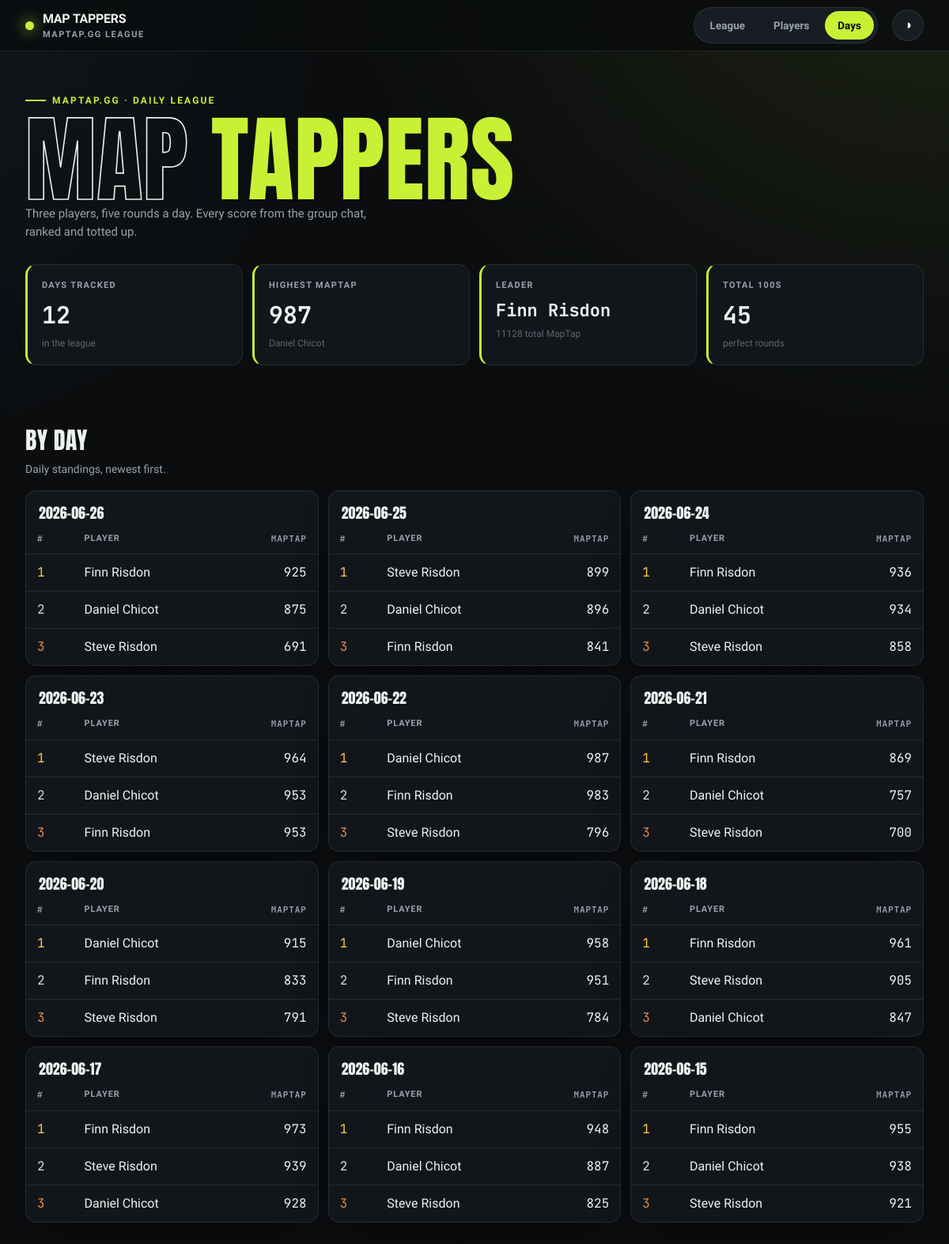
The page /days on the database its author committed.
### tables this page shows
CREATE TABLE entries (
    id INTEGER PRIMARY KEY,
    player TEXT NOT NULL,
    game_date TEXT NOT NULL,
    maptap_score INTEGER NOT NULL,
    UNIQUE (player, game_date)
);

### src/maptap/app.py (the view)
@app.get("/days", response_class=HTMLResponse)
def days(request: Request):
    with closing(_conn()) as conn:
        context = {"days": daily_leaderboard(conn), "stats": hero_stats(conn), "active": "days"}
    return templates.TemplateResponse(request, "days.html", context)

### src/maptap/templates/days.html (shortened to what this page needs)
{% extends "base.html" %}
{% block content %}
<h2 class="section-head">By day</h2>
<p class="section-sub">Daily standings, newest first.</p>
<div class="day-grid">
    {% for day in days %}
    <div class="panel table-card">
        <table>
            <caption>{{ day.game_date }}</caption>
            <thead>
                <tr><th class="num">#</th><th class="txt">Player</th><th class="num">MapTap</th></tr>
            </thead>
            <tbody>
                {% for s in day.standings %}
                <tr>
                    <td class="num medal-{{ s.position }}">{{ s.position }}</td>
                    <td class="txt">{{ s.player }}</td>
                    <td class="num">{{ s.maptap_score }}</td>
                </tr>
                {% endfor %}
            </tbody>
        </table>
    </div>
    {% endfor %}
</div>
{% endblock %}

### src/maptap/templates/base.html (shortened to what this page needs)
<!DOCTYPE html>
<html lang="en-GB" data-theme="dark">
<head>
    <link rel="stylesheet" href="/static/styles.css">
</head>
<body>
    <nav class="nav">
        <div class="wrap nav-inner">
            <div class="brand">
                <span class="dot"></span>
                <span>MAP&nbsp;TAPPERS<small>maptap.gg league</small></span>
            </div>
            <div class="tabs">
                <a class="tab {{ 'active' if active == 'league' else '' }}" href="/">League</a>
                <a class="tab {{ 'active' if active == 'players' else '' }}" href="/players">Players</a>
                <a class="tab {{ 'active' if active == 'days' else '' }}" href="/days">Days</a>
            </div>
            <button class="theme-btn" id="themeBtn" title="Toggle theme" aria-label="Toggle theme">◑</button>
        </div>
    </nav>
    <header class="hero">
        <div class="wrap">
            <span class="hero-tag">maptap.gg · daily league</span>
            <h1><span class="out">Map</span> <span class="em">Tappers</span></h1>
            <p class="hero-sub">Three players, five rounds a day. Every score from the group chat, ranked and totted up.</p>
            <div class="stat-row">
                <div class="stat">
                    <div class="label">Days tracked</div>
                    <div class="value">{{ stats.days_tracked }}</div>
                    <div class="sub">in the league</div>
                </div>
                <div class="stat">
                    <div class="label">Highest MapTap</div>
                    <div class="value">{{ stats.highest_maptap if stats.highest_maptap is not none else '—' }}</div>
                    <div class="sub">{{ stats.highest_maptap_player or '—' }}</div>
                </div>
                <div class="stat">
                    <div class="label">Leader</div>
                    <div class="value" style="font-size:22px">{{ stats.leader or '—' }}</div>
                    <div class="sub">{{ stats.leader_total if stats.leader_total is not none else '—' }} total MapTap</div>
                </div>
                <div class="stat">
                    <div class="label">Total 100s</div>
                    <div class="value">{{ stats.total_hundreds }}</div>
                    <div class="sub">perfect rounds</div>
                </div>
            </div>
        </div>
    </header>
    <main class="wrap">
        {% block content %}{% endblock %}
    </main>
</body>
</html>

### rows shown on the page
entries: maptap_score "987", player "Daniel Chicot", game_date "2026-06-22", position "1"
entries: game_date "2026-06-26", position "1", player "Finn Risdon", maptap_score "925"
entries: position "2", player "Daniel Chicot", maptap_score "875"
entries: position "3", player "Steve Risdon", maptap_score "691"
entries: game_date "2026-06-25", position "1", player "Steve Risdon", maptap_score "899"
entries: position "2", player "Daniel Chicot", maptap_score "896"
entries: position "3", player "Finn Risdon", maptap_score "841"
entries: game_date "2026-06-24", position "1", player "Finn Risdon", maptap_score "936"
entries: position "2", player "Daniel Chicot", maptap_score "934"
entries: position "3", player "Steve Risdon", maptap_score "858"
entries: game_date "2026-06-23", position "1", player "Steve Risdon", maptap_score "964"
entries: position "2", player "Daniel Chicot", maptap_score "953"
entries: position "3", player "Finn Risdon", maptap_score "953"
entries: position "2", player "Finn Risdon", maptap_score "983"
entries: position "3", player "Steve Risdon", maptap_score "796"
entries: game_date "2026-06-21", position "1", player "Finn Risdon", maptap_score "869"
entries: position "2", player "Daniel Chicot", maptap_score "757"
entries: position "3", player "Steve Risdon", maptap_score "700"
entries: game_date "2026-06-20", position "1", player "Daniel Chicot", maptap_score "915"
entries: position "2", player "Finn Risdon", maptap_score "833"
entries: position "3", player "Steve Risdon", maptap_score "791"
entries: game_date "2026-06-19", position "1", player "Daniel Chicot", maptap_score "958"
entries: position "2", player "Finn Risdon", maptap_score "951"
entries: position "3", player "Steve Risdon", maptap_score "784"
entries: game_date "2026-06-18", position "1", player "Finn Risdon", maptap_score "961"
entries: position "2", player "Steve Risdon", maptap_score "905"
entries: position "3", player "Daniel Chicot", maptap_score "847"
entries: game_date "2026-06-17", position "1", player "Finn Risdon", maptap_score "973"
entries: position "2", player "Steve Risdon", maptap_score "939"
entries: position "3", player "Daniel Chicot", maptap_score "928"
entries: game_date "2026-06-16", position "1", player "Finn Risdon", maptap_score "948"
entries: position "2", player "Daniel Chicot", maptap_score "887"
entries: position "3", player "Steve Risdon", maptap_score "825"
entries: game_date "2026-06-15", position "1", player "Finn Risdon", maptap_score "955"
entries: position "2", player "Daniel Chicot", maptap_score "938"
entries: position "3", player "Steve Risdon", maptap_score "921"

### other values the page prints
{{ stats.days_tracked }} "12"
{{ stats.leader or '—' }} "Finn Risdon"
{{ stats.leader_total if stats.leader_total is not none else '—' }} "11128"
{{ stats.total_hundreds }} "45"
